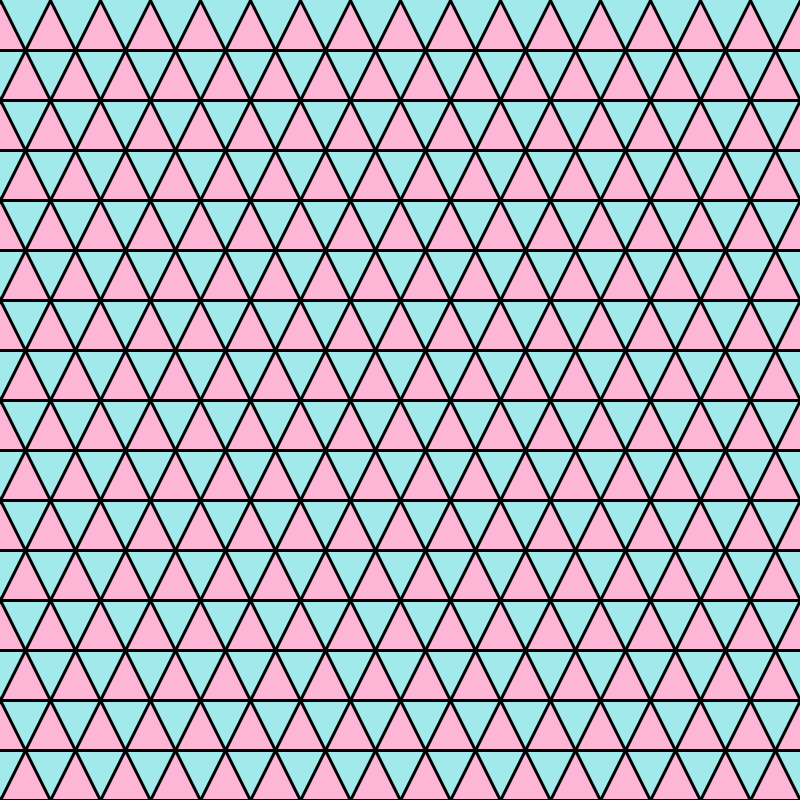
Frame 1 (no input)
Frame 60 (the mouse pressed at the canvas centre just before this capture): identical to frame 1, image omitted
Frame 120 (the mouse held since frame 60 and released just before this capture): identical to frame 1, image omitted

The Processing sketch that drew this single still picture (run headless with seeded random() and noise(); from frame 60 on, the mouse is pressed at the canvas centre):

// Processing sketch: sketch_210728a
// ── sketch_210728a.pde
float tri_height;
float tri_width;

void setup()
{
  size(800, 800);
}

void draw()
{
  background(162, 233, 235);
  
  tri_height = 50;
  tri_width = 50;
  boolean f01 = true;
  
  
  strokeWeight(3);
  fill(253, 182, 213);
  
  for(int i=0; i<=800; i+=tri_height)
  {
    for(int j=0; j<=800; j+=tri_width)
    {
      if(f01==true)
      {
        triangle(j, i, j-tri_width/2, i+tri_height, j+tri_width/2, i+tri_height);
      }
      else if(f01==false)
      {
        triangle(j-tri_width/2, i, j-tri_width/2-tri_width/2, i+tri_height, j+tri_width/2-tri_width/2, i+tri_height);
      }
      
    }
    
    f01=!f01;
  }
  
  save("texture.png");
}
